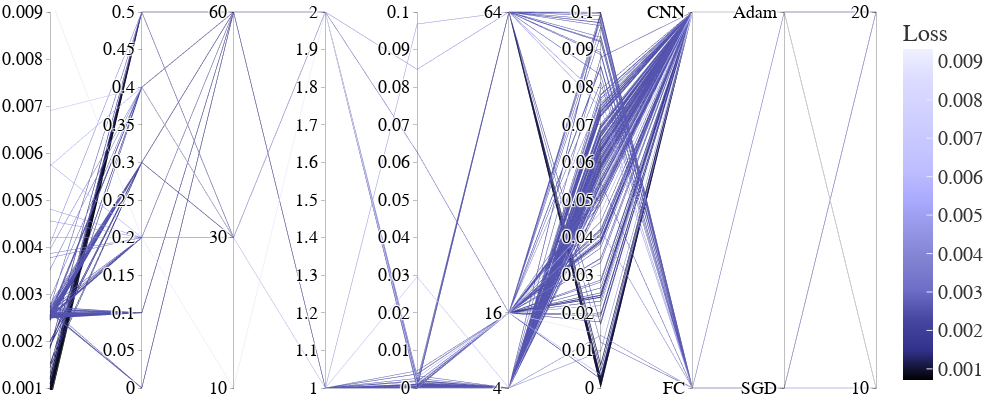

The notebook cell saved with this chart:
### Code cell
imp.reload(cplot)


fig=cplot.get_parallel_coordinate_plot(study,coloring=icy,logLoss=False)
scope = PlotlyScope()
fig= fig.update_layout(   
    autosize=False,title_text='Loss vs Hyper-Parameter Parallel Plot',title=None, title_x=0.5, title_y=0.98, 
    template="ggplot2",
    width=1000,
    height=400,
    font_family="Times New Roman",
    font_size=20,
    title_font_family="Times New Roman",
    title_font_size=30,           
       margin=dict(l=50, t=10,r=1,  b=10),
    )

with open("parallel_coord.pdf", "wb") as f:
    f.write(scope.transform(fig, format="pdf", width=1000,height=400,))
fig

### Figure 1 — Plotly figure (JSON) as saved in the notebook; plotly's stock layout.template omitted (floating-point values rounded to 4 significant figures; data arrays with more than 128 entries replaced by an {"elided": "..."} marker saying what was removed)
{"data": [{"dimensions": [{"label": "Loss", "range": [0.001, 0.009], "values": {"elided": "216 float values"}}, {"label": "Dropout", "range": [0, 0.5], "values": {"elided": "216 float values"}}, {"label": "Freq. Bins", "range": [10, 60], "tickvals": [10, 30, 60], "values": {"elided": "216 int values"}}, {"label": "Hidden", "range": [1, 2], "values": {"elided": "216 int values"}}, {"label": "L2 Regular.", "range": [0, 0.1], "values": {"elided": "216 float values"}}, {"label": "Latent Size", "range": [4, 64], "tickvals": [4, 16, 64], "values": {"elided": "216 int values"}}, {"label": "Learn. Rate", "range": [0, 0.1], "values": {"elided": "216 float values"}}, {"label": "Model Type", "range": [0, 1], "ticktext": ["FC", "CNN"], "tickvals": [0, 1], "values": {"elided": "216 int values"}}, {"label": "Optimizer", "range": [0, 1], "ticktext": ["SGD", "Adam"], "tickvals": [0, 1], "values": {"elided": "216 int values"}}, {"label": "Time Steps", "range": [10, 20], "tickvals": [10, 20], "values": {"elided": "216 int values"}}], "line": {"color": {"elided": "216 float values"}, "colorbar": {"title": {"text": "Loss"}}, "colorscale": [[0, "rgb(0, 0, 0)"], [0.09091, "rgb(50,50,140)"], [0.1818, "rgb(70,70,160)"], [0.2727, "rgb(110,110,200)"], [0.3636, "rgb(130,130,210)"], [0.4545, "rgb(150,150,230)"], [0.5455, "rgb(170,170,255)"], [0.6364, "rgb(190,190,255)"], [0.7273, "rgb(200,200,255)"], [0.8182, "rgb(210,210,255)"], [0.9091, "rgb(220,220,255)"], [1, "rgb(240,240,255)"]], "showscale": true}, "rangefont": {"color": "white", "family": "Times New Roman", "size": 1}, "tickfont": {"color": "black", "family": "Times New Roman", "size": 18}, "type": "parcoords"}], "layout": {"autosize": false, "font": {"family": "Times New Roman", "size": 20}, "height": 400, "margin": {"b": 10, "l": 50, "r": 1, "t": 10}, "title": {"font": {"family": "Times New Roman", "size": 30}, "x": 0.5, "y": 0.98}, "width": 1000}}
